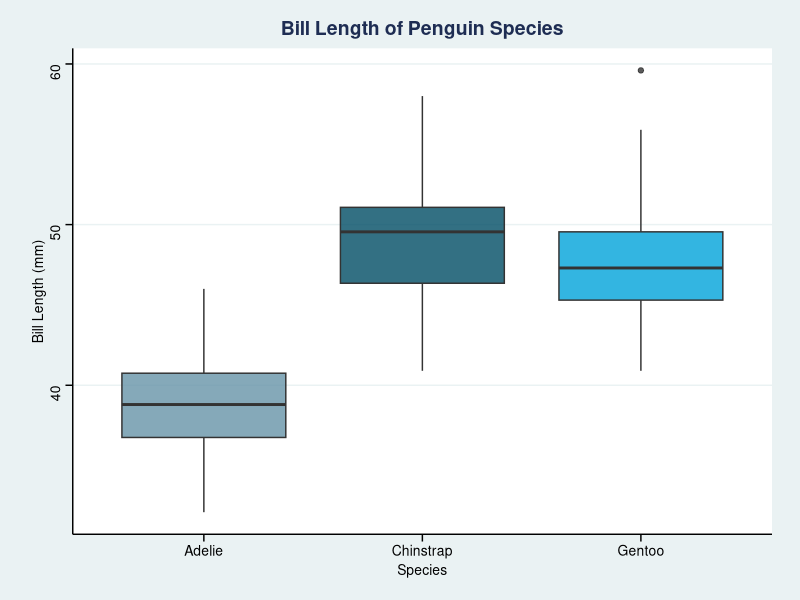

Write the R code that produced this figure.

library(ggplot2)
library(palmerpenguins)
library(ggthemes)
library()


#plot some viridis penguins

ggplot(penguins, aes(x = species, y = bill_length_mm, fill = species)) +
  geom_boxplot(alpha = 0.8) +
  scale_fill_economist() +
  labs(
    title = "Bill Length of Penguin Species",
    x = "Species",
    y = "Bill Length (mm)"
  ) +
  theme_stata() +
  theme(

    plot.title = element_text(hjust = 0.5, face = "bold"),
    legend.position = "none"
  )



